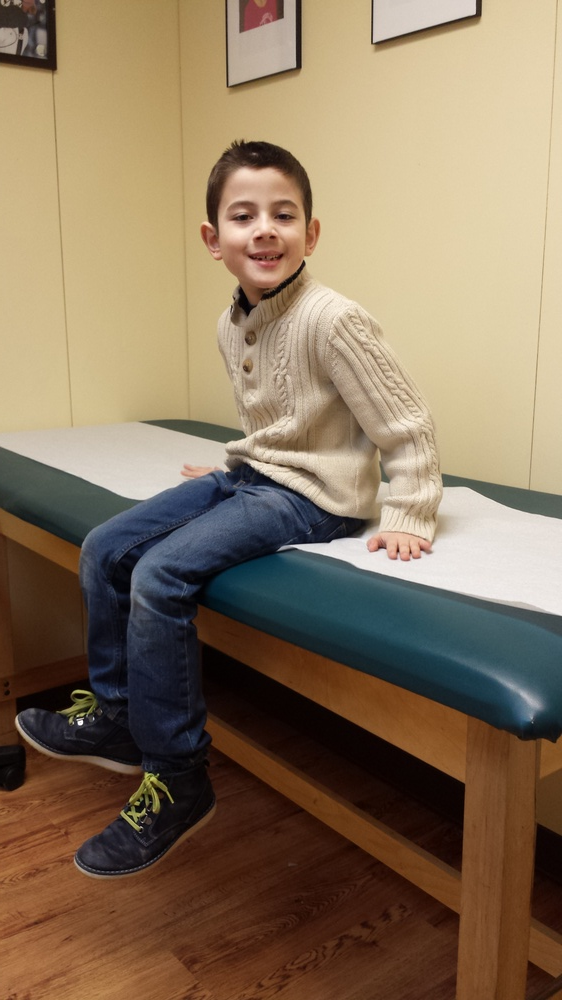
#> input picture source/cpp/resources/zach.jpg, 562 x 1000 px, shrunk from 2322 x 4128 before the run
$ python sobel.py ../../cpp/resources/zach.jpg   (Python 2 division)   (older library calls are emulated)
#> lines starting #> are read from the running program, lines starting #| are printed output that depends on the picture
### source/python/experimental/sliderparam.py
__author__ = 'mdiamond'

import cv2
import argparse

class sliderparam():
    def __init__(self, description, maxValue, value, updateFn=None, sliderToValue=lambda(x):x, valueToSlider=lambda(x):x):
        assert value <= maxValue
        self.description = description
        self.maxValue = maxValue
        self.updateFn = updateFn
        self.mapSliderToValue = sliderToValue
        self.mapValueToSlider = valueToSlider
        self.value = value
        self.sliderValue = valueToSlider(value)
        self.maxSliderValue = valueToSlider(maxValue)

    # [4 lines left out: function updateFromSlider, not called in this run]

    def assignFromSlider(self, sliderValue):
        self.sliderValue = sliderValue
        self.value = self.mapSliderToValue(sliderValue)

    def assignFromValue(self, value):
        self.value = value
        self.sliderValue = self.mapValueToSlider(value)

    def createSlider(self, window):
        cv2.createTrackbar(self.description, window, self.sliderValue, self.maxSliderValue, self.updateFromSlider)

    def __str__(self):
        return self.description + " = " + str(self.value)

class kernelparam(sliderparam):
    def __init__(self, description, maxValue, value, updateFn, ):
        sliderparam.__init__(self, description, maxValue, value, updateFn, sliderToValue=mapSliderToKernelSize, valueToSlider=mapKernelSizeToSlider)


def annotateImageWithParams(param_dict, image):
    y = 50
    for p in param_dict.itervalues():
        cv2.putText(image, text=str(p), org=(50, y), color=(0,255,0), fontFace=cv2.FONT_HERSHEY_PLAIN, fontScale=1.0)
        y += 30

def dump(param_dict):
    for k in param_dict.keys():
        p = param_dict[k]
        print "--" + k + "=" + str(p.value)

def addSlidersToWindow(param_dict, windowname):
    for p in param_dict.itervalues():
        p.createSlider(windowname)

def addCommandLineArgs(param_dict, parser):
    ''' define a command line parameter for every slider parameter
    :param dict: dictionary of sliderparam
    :param parser: argparse
    '''
    for k in param_dict.keys():
        argkey = '--' + k
        param = param_dict[k]
        parser.add_argument(argkey, help=param.description, type=int, default=param.value)

def setValuesFromCommandLine(param_dict, args):
    ''' read command line parameter for each slider parameter
    This allows any default value to be overridden by the command line.
    :param dict: dictionary of sliderparam
    :param args: parsed command line
    '''
    for k in param_dict.keys():
        p = param_dict[k]
        val = getattr(args, k)
        p.assignFromValue(val)


def mapSliderToKernelSize(n):
    return n*2 + 3

def mapKernelSizeToSlider(n):
    return (n - 3)/2

### source/python/experimental/sobel.py
#!/usr/bin/env python

'''
This program can be used to experiment with Sobel edge detection.
Use the sliders to experiment with the parameters.
When a key is pressed, the next image (if any) is loaded. Esc key ends the program.
The final parameter values are printed to console.
'''

import numpy as np
import cv2
import sliderparam as cvparams

def updateImage():
    destDepth = cv2.CV_32F; # should be higher than source depth to avoid overflow
    imgCopy = cv2.Sobel(img, ddepth=destDepth, dx=cvparam_dict['dx'].value, dy=cvparam_dict['dy'].value, ksize=cvparam_dict['kernelSize'].value,
                      scale=cvparam_dict['scale'].value, delta=cvparam_dict['delta'].value)

    cvparams.annotateImageWithParams(cvparam_dict, imgCopy)
    cv2.imshow('results', imgCopy)


if __name__ == '__main__':
    print __doc__

    cvparam_dict = {}
    cvparam_dict['dx'] = cvparams.sliderparam("dx", 2, 1, updateImage)
    cvparam_dict['dy'] = cvparams.sliderparam("dy", 2, 1, updateImage)
    cvparam_dict['kernelSize'] = cvparams.kernelparam("Kernel (3, 5,..)", 21, 5, updateImage)
    cvparam_dict['delta'] = cvparams.sliderparam("delta", 5, 0, updateImage)
    cvparam_dict['scale'] = cvparams.sliderparam("scale", 2, 1, updateImage)

    import argparse
    parser = argparse.ArgumentParser(description="Apply Sobel operator.")
    parser.add_argument('file', help='image to process', type=str)
    # add a command line parameter for every slider parameter
    cvparams.addCommandLineArgs(cvparam_dict, parser)

    args = parser.parse_args()
    cvparams.setValuesFromCommandLine(cvparam_dict, args)

    from glob import glob
    for filename in glob(args.file):
        img = cv2.imread(filename)
#> img is the input picture: shape (1000, 562, 3); mean B, G, R 93.5, 117.3, 136.9
        assert img is not None, "File " + args.file + " was not found."
        h, w = img.shape[:2]
#> h = 1000; w = 562
        imgCopy = cv2.bilateralFilter(img, d=11, sigmaColor=109, sigmaSpace=109)

        cv2.imshow('results', img) # window needs to exist before we add sliders
        cvparams.addSlidersToWindow(cvparam_dict, "results")
        updateImage()
#> in updateImage, `imgCopy = cv2.Sobel(img, ddepth=destDepth, dx=cvparam_dict['dx'].value..`:
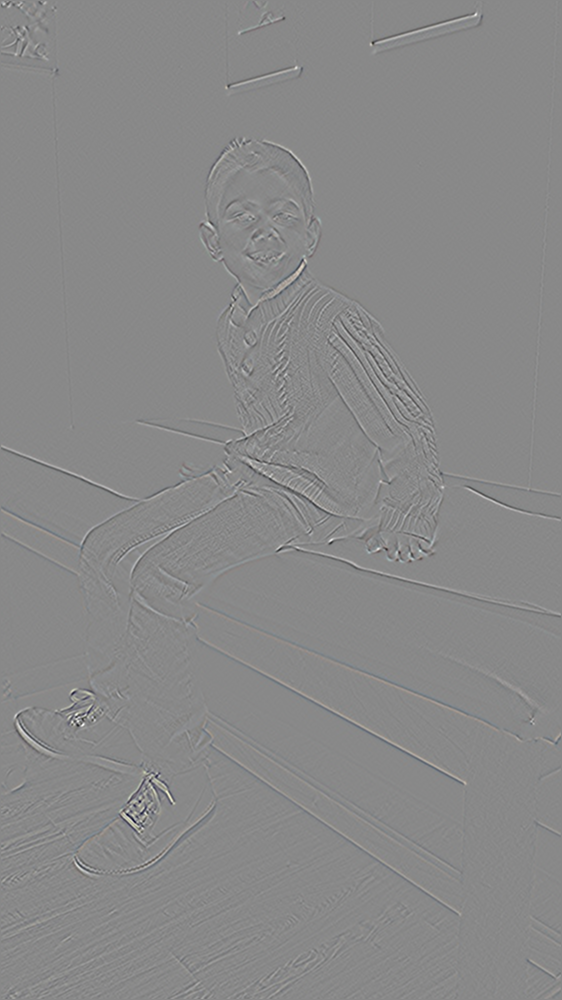
#> imgCopy: shape (1000, 562, 3) float32; mean B, G, R 0, 0, 0; drawn with min black and max white
#> after the loop in annotateImageWithParams, `for p in param_dict.itervalues():`: y = 200
#> in updateImage, `cv2.imshow('results', imgCopy)`:
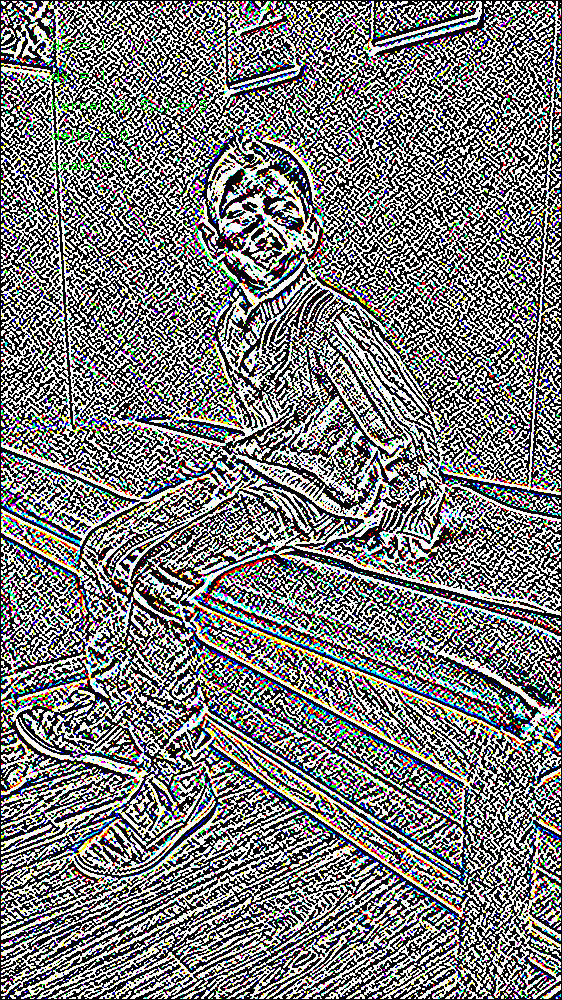
#> window 'results': shape (1000, 562, 3); mean B, G, R 123.8, 124.2, 123.7

        ch = cv2.waitKey()
#> (key Esc is pressed here)
        if ch == 27:
            break

    cv2.destroyAllWindows()

    cvparams.dump(cvparam_dict)
#> the loop in dump, `for k in param_dict.keys():` made 5 passes
#> k on passes 1 to 5: 'dx', 'dy', 'kernelSize', 'delta', 'scale'
#| --dx=1
#| --dy=1
#| --kernelSize=5
#| --delta=0
#| --scale=1
